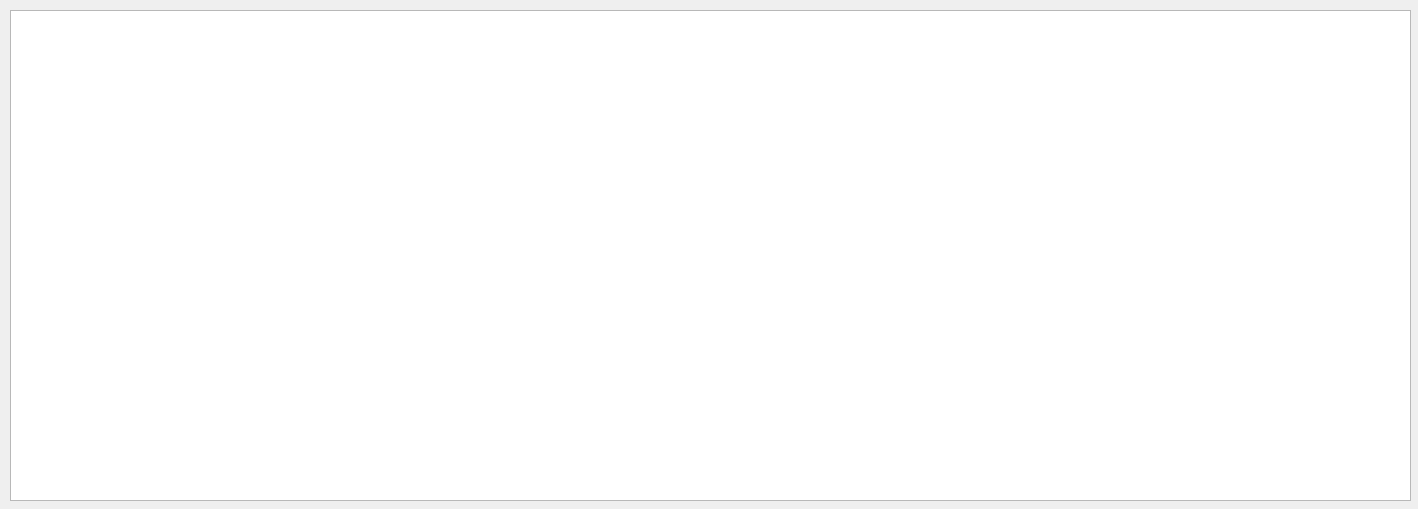
<?xml version="1.0" encoding="UTF-8"?>
<ui version="4.0">
 <class>Form</class>
 <widget class="QWidget" name="Form">
  <property name="geometry">
   <rect>
    <x>0</x>
    <y>0</y>
    <width>1418</width>
    <height>509</height>
   </rect>
  </property>
  <property name="windowTitle">
   <string>Form</string>
  </property>
  <widget class="QTableWidget" name="Tiempo_TW">
   <property name="geometry">
    <rect>
     <x>10</x>
     <y>10</y>
     <width>1401</width>
     <height>491</height>
    </rect>
   </property>
   <attribute name="horizontalHeaderCascadingSectionResizes">
    <bool>true</bool>
   </attribute>
   <attribute name="horizontalHeaderDefaultSectionSize">
    <number>150</number>
   </attribute>
   <attribute name="verticalHeaderVisible">
    <bool>false</bool>
   </attribute>
  </widget>
 </widget>
 <resources/>
 <connections/>
</ui>
